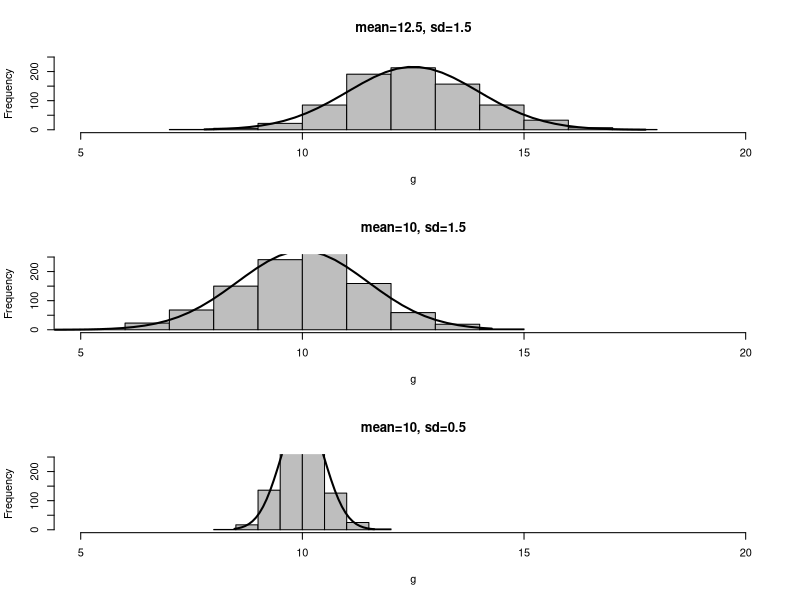

Reproduce this figure in R.
## ---- chunk 1
data<-rnorm(1000,mean = 12.5,sd=1.5)
head(data)
## ---- chunk 2
g<-rnorm(800,mean = 12.5,sd=1.5)
par(mfrow=c(3,1))
h<-hist(g,main='mean=12.5, sd=1.5',xlim=c(5,20),ylim=c(0,250),col = "gray")
xfit<-seq(min(g),max(g),length=40) 
yfit<-dnorm(xfit,mean=mean(g),sd=sd(g)) 
yfit <- yfit*diff(h$mids[1:2])*length(g) 
lines(xfit, yfit, col="black", lwd=2)
g<-rnorm(1000,mean = 10,sd=1.5)
h<-hist(g,main='mean=10, sd=1.5',xlim=c(5,20),ylim=c(0,250),col = "gray")
xfit<-seq(min(g),max(g),length=40) 
yfit<-dnorm(xfit,mean=mean(g),sd=sd(g)) 
yfit <- yfit*diff(h$mids[1:2])*length(g) 
lines(xfit, yfit, col="black", lwd=2)
g<-rnorm(1000,mean = 10,sd=0.5)
h<-hist(g,main='mean=10, sd=0.5',xlim=c(5,20),ylim=c(0,250),col = "gray")
xfit<-seq(min(g),max(g),length=40) 
yfit<-dnorm(xfit,mean=mean(g),sd=sd(g)) 
yfit <- yfit*diff(h$mids[1:2])*length(g) 
lines(xfit, yfit, col="black", lwd=2)
